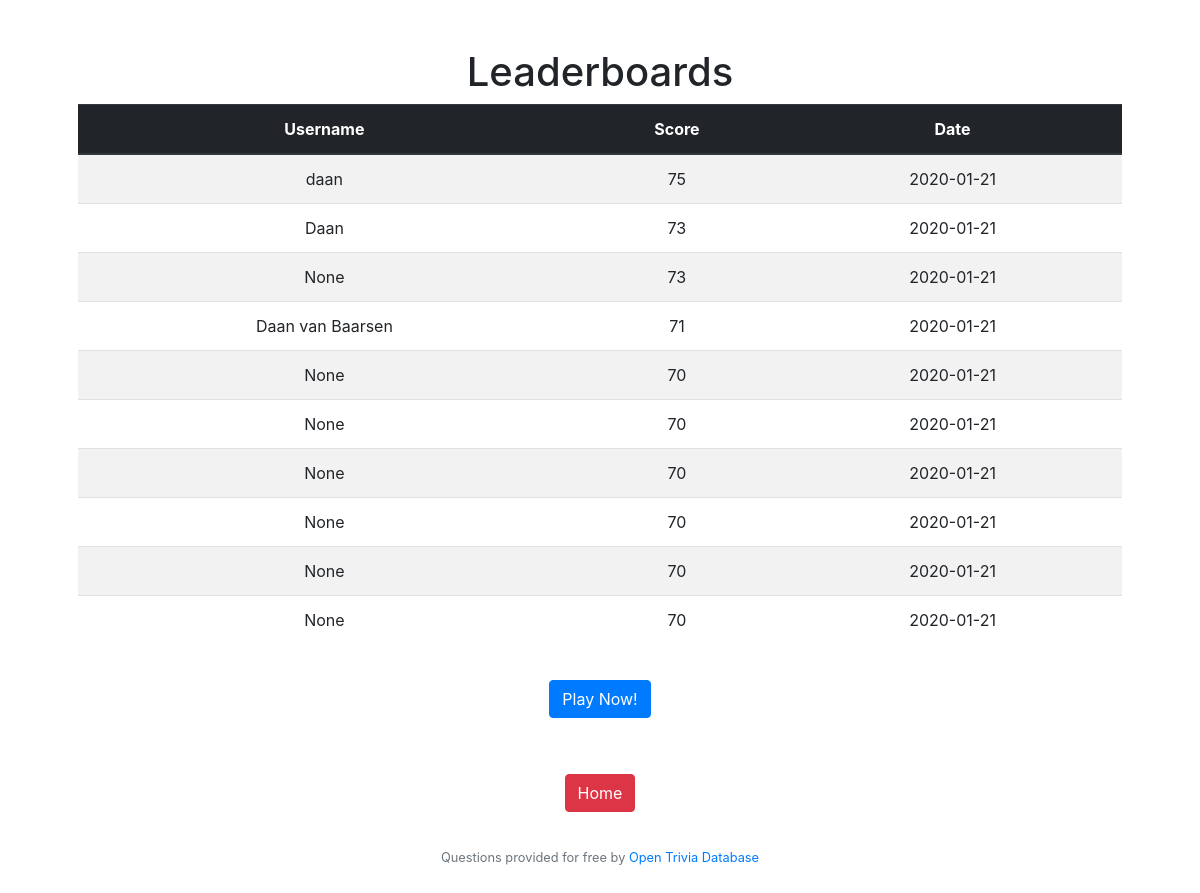
The app's page /leaderboard with its own data.
### tables this page shows
CREATE TABLE 'scores' ('id' integer PRIMARY KEY AUTOINCREMENT NOT NULL, 'username' varchar(16), 'score' integer NOT NULL, 'date' date NOT NULL DEFAULT CURRENT_DATE);

### application.py (the view)
@app.route("/leaderboard")
def leaderboard():
    topscores = db.execute("SELECT * FROM scores ORDER BY score")[::-1][:10]
    try:
        session["user_id"]
    except:
        return render_template("leaderboard.html", scores=topscores, played="Play Now!")
    else:
        return render_template("leaderboard.html", scores=topscores, played="Try Again!")

### application.py (called while the page is built)
@app.after_request
def after_request(response):
    response.headers["Cache-Control"] = "no-cache, no-store, must-revalidate"
    response.headers["Expires"] = 0
    response.headers["Pragma"] = "no-cache"
    return response

### templates/leaderboard.html
{% extends "layout.html" %}
{% block main %}
<h1>Leaderboards</h1>
<table class="table table-striped">
  <thead class="thead-dark">
    <tr>
      <th scope="col">Username</th>
      <th scope="col">Score</th>
      <th scope="col">Date</th>
    </tr>
  </thead>
  <tbody>
    {% for score in scores %}
    <tr>
      <td> {{score.username}} </td>
      <td> {{score.score}}</td></td>
      <td> {{score.date}}</td>
    </tr>
    {% endfor %}
  </tbody>
</table>
<form action="/quiz" method="get">
    <p><button type="submit" class="btn btn-primary"> {{played}} </button></p>
</form>
<form action="/" method="get">
    <p><button type="submit" class="btn btn-danger">Home</button></p>
</form>
{% endblock %}

### templates/layout.html (shortened to what this page needs)
<!DOCTYPE HTML>
<html lang="en">
    <head>
        <link href="https://maxcdn.bootstrapcdn.com/bootstrap/4.1.3/css/bootstrap.min.css" rel="stylesheet">
        <link rel="stylesheet" type="text/css" href="/static/styles.css">
    </head>
    <body>
        <main class = "container p-5">
            {% block main %}
            {% endblock %}
            <footer class = "small text-center text-muted">
                Questions provided for free by <a href = "https://opentdb.com/">Open Trivia Database</a>
            </footer>
        </main>
    </body>
</html>

### static/styles.css (style rules this page uses)
main { overflow-x: auto; text-align: center; }
button { margin:20px; }

### records on screen
scores: username "daan", score "75", date "2020-01-21"
scores: username "Daan", score "73", date "2020-01-21"
scores: username "None", score "73", date "2020-01-21"
scores: username "Daan van Baarsen", score "71", date "2020-01-21"
scores: username "None", score "70", date "2020-01-21"
scores: username "None", score "70", date "2020-01-21"
scores: username "None", score "70", date "2020-01-21"
scores: username "None", score "70", date "2020-01-21"
scores: username "None", score "70", date "2020-01-21"
scores: username "None", score "70", date "2020-01-21"

### other values on screen
{{ played }} "Play Now!"
